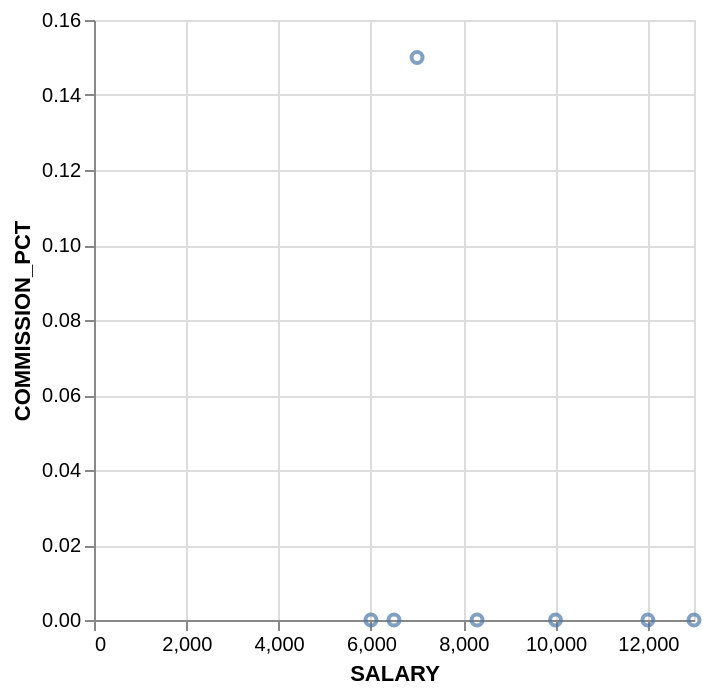

Here is the Vega-Lite specification saved for this chart:
### Vega-Lite specification from a JSON file in a GitHub repository (floating-point values rounded to 4 significant figures)
{"data": {"values": [{"x_data": 7000, "y_data": 0.15}, {"x_data": 13000, "y_data": 0}, {"x_data": 6000, "y_data": 0}, {"x_data": 6500, "y_data": 0}, {"x_data": 10000, "y_data": 0}, {"x_data": 12000, "y_data": 0}, {"x_data": 8300, "y_data": 0}]}, "mark": "point", "encoding": {"x": {"field": "x_data", "type": "quantitative", "title": "SALARY"}, "y": {"field": "y_data", "type": "quantitative", "title": "COMMISSION_PCT"}}}
